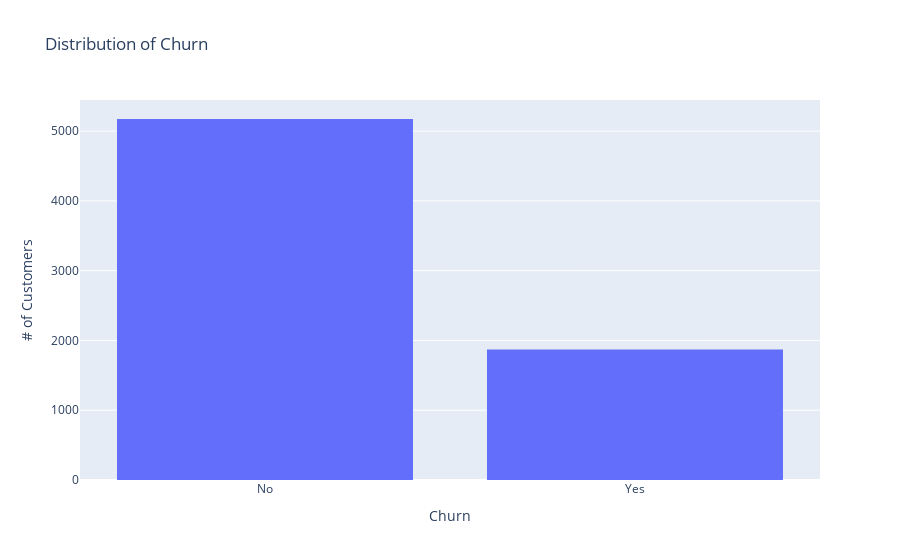

Notebook code for this chart:
### Markdown cell above
### 2.4 Class Balance of Predictor Variable

### Code cell
df['Churn'].value_counts(normalize=True)
fig = px.histogram(df, x='Churn', title='Distribution of Churn', 
                   labels={'Churn': 'Churn', 'count': '# of Customers'},
                   color_discrete_map={'Yes': 'Red', 'No': 'Green'})

fig.update_layout(xaxis_title='Churn', yaxis_title='# of Customers')

fig.show()

### Figure 1 — Plotly figure (JSON) as saved in the notebook; plotly's stock layout.template omitted (floating-point values rounded to 4 significant figures; data arrays with more than 128 entries replaced by an {"elided": "..."} marker saying what was removed)
{"data": [{"alignmentgroup": "True", "bingroup": "x", "hovertemplate": "Churn=%{x}<br>count=%{y}<extra></extra>", "legendgroup": "", "marker": {"color": "#636efa", "pattern": {"shape": ""}}, "name": "", "offsetgroup": "", "orientation": "v", "showlegend": false, "type": "histogram", "x": {"elided": "7043 str values"}, "xaxis": "x", "yaxis": "y"}], "layout": {"barmode": "relative", "legend": {"tracegroupgap": 0}, "title": {"text": "Distribution of Churn"}, "xaxis": {"anchor": "y", "domain": [0, 1], "title": {"text": "Churn"}}, "yaxis": {"anchor": "x", "domain": [0, 1], "title": {"text": "# of Customers"}}}}
